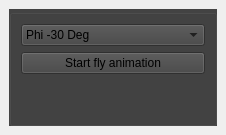
  <widget class="QDockWidget" name="dockFly">
   <property name="windowTitle">
    <string>Fly animation</string>
   </property>
   <attribute name="dockWidgetArea">
    <number>1</number>
   </attribute>
   <widget class="QWidget" name="dockWidgetContents_4">
    <layout class="QVBoxLayout" name="verticalLayout_7">
     <item>
      <widget class="QGroupBox" name="groupBox_4">
       <property name="palette">
        <palette>
         <active>
          <colorrole role="WindowText">
           <brush brushstyle="SolidPattern">
            <color alpha="255">
             <red>255</red>
             <green>255</green>
             <blue>255</blue>
            </color>
           </brush>
          </colorrole>
          <colorrole role="Button">
           <brush brushstyle="SolidPattern">
            <color alpha="255">
             <red>67</red>
             <green>67</green>
             <blue>67</blue>
            </color>
           </brush>
          </colorrole>
          <colorrole role="Light">
           <brush brushstyle="SolidPattern">
            <color alpha="255">
             <red>100</red>
             <green>100</green>
             <blue>100</blue>
            </color>
           </brush>
          </colorrole>
          <colorrole role="Midlight">
           <brush brushstyle="SolidPattern">
            <color alpha="255">
             <red>83</red>
             <green>83</green>
             <blue>83</blue>
            </color>
           </brush>
          </colorrole>
          <colorrole role="Dark">
           <brush brushstyle="SolidPattern">
            <color alpha="255">
             <red>33</red>
             <green>33</green>
             <blue>33</blue>
            </color>
           </brush>
          </colorrole>
          <colorrole role="Mid">
           <brush brushstyle="SolidPattern">
            <color alpha="255">
             <red>44</red>
             <green>44</green>
             <blue>44</blue>
            </color>
           </brush>
          </colorrole>
          <colorrole role="Text">
           <brush brushstyle="SolidPattern">
            <color alpha="255">
             <red>0</red>
             <green>0</green>
             <blue>0</blue>
            </color>
           </brush>
          </colorrole>
          <colorrole role="BrightText">
           <brush brushstyle="SolidPattern">
            <color alpha="255">
             <red>255</red>
             <green>255</green>
             <blue>255</blue>
            </color>
           </brush>
          </colorrole>
          <colorrole role="ButtonText">
           <brush brushstyle="SolidPattern">
            <color alpha="255">
             <red>0</red>
             <green>0</green>
             <blue>0</blue>
            </color>
           </brush>
          </colorrole>
          <colorrole role="Base">
           <brush brushstyle="SolidPattern">
            <color alpha="255">
             <red>255</red>
             <green>255</green>
             <blue>255</blue>
            </color>
           </brush>
          </colorrole>
          <colorrole role="Window">
           <brush brushstyle="SolidPattern">
            <color alpha="255">
             <red>67</red>
             <green>67</green>
             <blue>67</blue>
            </color>
           </brush>
          </colorrole>
          <colorrole role="Shadow">
           <brush brushstyle="SolidPattern">
            <color alpha="255">
             <red>0</red>
             <green>0</green>
             <blue>0</blue>
            </color>
           </brush>
          </colorrole>
          <colorrole role="AlternateBase">
           <brush brushstyle="SolidPattern">
            <color alpha="255">
             <red>33</red>
             <green>33</green>
             <blue>33</blue>
            </color>
           </brush>
          </colorrole>
          <colorrole role="ToolTipBase">
           <brush brushstyle="SolidPattern">
            <color alpha="255">
             <red>255</red>
             <green>255</green>
             <blue>220</blue>
            </color>
           </brush>
          </colorrole>
          <colorrole role="ToolTipText">
           <brush brushstyle="SolidPattern">
            <color alpha="255">
             <red>0</red>
             <green>0</green>
             <blue>0</blue>
            </color>
           </brush>
          </colorrole>
         </active>
         <inactive>
          <colorrole role="WindowText">
           <brush brushstyle="SolidPattern">
            <color alpha="255">
             <red>255</red>
             <green>255</green>
             <blue>255</blue>
            </color>
           </brush>
          </colorrole>
          <colorrole role="Button">
           <brush brushstyle="SolidPattern">
            <color alpha="255">
             <red>67</red>
             <green>67</green>
             <blue>67</blue>
            </color>
           </brush>
          </colorrole>
          <colorrole role="Light">
           <brush brushstyle="SolidPattern">
            <color alpha="255">
             <red>100</red>
             <green>100</green>
             <blue>100</blue>
            </color>
           </brush>
          </colorrole>
          <colorrole role="Midlight">
           <brush brushstyle="SolidPattern">
            <color alpha="255">
             <red>83</red>
             <green>83</green>
             <blue>83</blue>
            </color>
           </brush>
          </colorrole>
          <colorrole role="Dark">
           <brush brushstyle="SolidPattern">
            <color alpha="255">
             <red>33</red>
             <green>33</green>
             <blue>33</blue>
            </color>
           </brush>
          </colorrole>
          <colorrole role="Mid">
           <brush brushstyle="SolidPattern">
            <color alpha="255">
             <red>44</red>
             <green>44</green>
             <blue>44</blue>
            </color>
           </brush>
          </colorrole>
          <colorrole role="Text">
           <brush brushstyle="SolidPattern">
            <color alpha="255">
             <red>0</red>
             <green>0</green>
             <blue>0</blue>
            </color>
           </brush>
          </colorrole>
          <colorrole role="BrightText">
           <brush brushstyle="SolidPattern">
            <color alpha="255">
             <red>255</red>
             <green>255</green>
             <blue>255</blue>
            </color>
           </brush>
          </colorrole>
          <colorrole role="ButtonText">
           <brush brushstyle="SolidPattern">
            <color alpha="255">
             <red>0</red>
             <green>0</green>
             <blue>0</blue>
            </color>
           </brush>
          </colorrole>
          <colorrole role="Base">
           <brush brushstyle="SolidPattern">
            <color alpha="255">
             <red>255</red>
             <green>255</green>
             <blue>255</blue>
            </color>
           </brush>
          </colorrole>
          <colorrole role="Window">
           <brush brushstyle="SolidPattern">
            <color alpha="255">
             <red>67</red>
             <green>67</green>
             <blue>67</blue>
            </color>
           </brush>
          </colorrole>
          <colorrole role="Shadow">
           <brush brushstyle="SolidPattern">
            <color alpha="255">
             <red>0</red>
             <green>0</green>
             <blue>0</blue>
            </color>
           </brush>
          </colorrole>
          <colorrole role="AlternateBase">
           <brush brushstyle="SolidPattern">
            <color alpha="255">
             <red>33</red>
             <green>33</green>
             <blue>33</blue>
            </color>
           </brush>
          </colorrole>
          <colorrole role="ToolTipBase">
           <brush brushstyle="SolidPattern">
            <color alpha="255">
             <red>255</red>
             <green>255</green>
             <blue>220</blue>
            </color>
           </brush>
          </colorrole>
          <colorrole role="ToolTipText">
           <brush brushstyle="SolidPattern">
            <color alpha="255">
             <red>0</red>
             <green>0</green>
             <blue>0</blue>
            </color>
           </brush>
          </colorrole>
         </inactive>
         <disabled>
          <colorrole role="WindowText">
           <brush brushstyle="SolidPattern">
            <color alpha="255">
             <red>33</red>
             <green>33</green>
             <blue>33</blue>
            </color>
           </brush>
          </colorrole>
          <colorrole role="Button">
           <brush brushstyle="SolidPattern">
            <color alpha="255">
             <red>67</red>
             <green>67</green>
             <blue>67</blue>
            </color>
           </brush>
          </colorrole>
          <colorrole role="Light">
           <brush brushstyle="SolidPattern">
            <color alpha="255">
             <red>100</red>
             <green>100</green>
             <blue>100</blue>
            </color>
           </brush>
          </colorrole>
          <colorrole role="Midlight">
           <brush brushstyle="SolidPattern">
            <color alpha="255">
             <red>83</red>
             <green>83</green>
             <blue>83</blue>
            </color>
           </brush>
          </colorrole>
          <colorrole role="Dark">
           <brush brushstyle="SolidPattern">
            <color alpha="255">
             <red>33</red>
             <green>33</green>
             <blue>33</blue>
            </color>
           </brush>
          </colorrole>
          <colorrole role="Mid">
           <brush brushstyle="SolidPattern">
            <color alpha="255">
             <red>44</red>
             <green>44</green>
             <blue>44</blue>
            </color>
           </brush>
          </colorrole>
          <colorrole role="Text">
           <brush brushstyle="SolidPattern">
            <color alpha="255">
             <red>33</red>
             <green>33</green>
             <blue>33</blue>
            </color>
           </brush>
          </colorrole>
          <colorrole role="BrightText">
           <brush brushstyle="SolidPattern">
            <color alpha="255">
             <red>255</red>
             <green>255</green>
             <blue>255</blue>
            </color>
           </brush>
          </colorrole>
          <colorrole role="ButtonText">
           <brush brushstyle="SolidPattern">
            <color alpha="255">
             <red>33</red>
             <green>33</green>
             <blue>33</blue>
            </color>
           </brush>
          </colorrole>
          <colorrole role="Base">
           <brush brushstyle="SolidPattern">
            <color alpha="255">
             <red>67</red>
             <green>67</green>
             <blue>67</blue>
            </color>
           </brush>
          </colorrole>
          <colorrole role="Window">
           <brush brushstyle="SolidPattern">
            <color alpha="255">
             <red>67</red>
             <green>67</green>
             <blue>67</blue>
            </color>
           </brush>
          </colorrole>
          <colorrole role="Shadow">
           <brush brushstyle="SolidPattern">
            <color alpha="255">
             <red>0</red>
             <green>0</green>
             <blue>0</blue>
            </color>
           </brush>
          </colorrole>
          <colorrole role="AlternateBase">
           <brush brushstyle="SolidPattern">
            <color alpha="255">
             <red>67</red>
             <green>67</green>
             <blue>67</blue>
            </color>
           </brush>
          </colorrole>
          <colorrole role="ToolTipBase">
           <brush brushstyle="SolidPattern">
            <color alpha="255">
             <red>255</red>
             <green>255</green>
             <blue>220</blue>
            </color>
           </brush>
          </colorrole>
          <colorrole role="ToolTipText">
           <brush brushstyle="SolidPattern">
            <color alpha="255">
             <red>0</red>
             <green>0</green>
             <blue>0</blue>
            </color>
           </brush>
          </colorrole>
         </disabled>
        </palette>
       </property>
       <property name="autoFillBackground">
        <bool>true</bool>
       </property>
       <property name="title">
        <string/>
       </property>
       <layout class="QVBoxLayout" name="verticalLayout_9">
        <item>
         <widget class="QComboBox" name="flyBox">
          <item>
           <property name="text">
            <string>Phi -30 Deg</string>
           </property>
          </item>
          <item>
           <property name="text">
            <string>Phi 30 Deg</string>
           </property>
          </item>
          <item>
           <property name="text">
            <string>Theta -30 Deg</string>
           </property>
          </item>
          <item>
           <property name="text">
            <string>Theta 30 Deg</string>
           </property>
          </item>
          <item>
           <property name="text">
            <string>Theta 20 Deg Yaw 200 Deg</string>
           </property>
          </item>
          <item>
           <property name="text">
            <string>Theta 20 Deg Yaw -200 Deg</string>
           </property>
          </item>
          <item>
           <property name="text">
            <string>Turn Around</string>
           </property>
          </item>
          <item>
           <property name="text">
            <string>Turn Around, Go Down</string>
           </property>
          </item>
          <item>
           <property name="text">
            <string>Yaw Shake</string>
           </property>
          </item>
          <item>
           <property name="text">
            <string>Yaw Dance</string>
           </property>
          </item>
          <item>
           <property name="text">
            <string>Phi Dance</string>
           </property>
          </item>
          <item>
           <property name="text">
            <string>Theta Dance</string>
           </property>
          </item>
          <item>
           <property name="text">
            <string>VZ Dance</string>
           </property>
          </item>
          <item>
           <property name="text">
            <string>Wave</string>
           </property>
          </item>
          <item>
           <property name="text">
            <string>Phi Theta Mixed</string>
           </property>
          </item>
          <item>
           <property name="text">
            <string>Double Phi Theta Mixed</string>
           </property>
          </item>
          <item>
           <property name="text">
            <string>Flip Ahead</string>
           </property>
          </item>
          <item>
           <property name="text">
            <string>Flip Behind</string>
           </property>
          </item>
          <item>
           <property name="text">
            <string>Flip Left</string>
           </property>
          </item>
          <item>
           <property name="text">
            <string>Flip Right</string>
           </property>
          </item>
          <item>
           <property name="text">
            <string>Mayday</string>
           </property>
          </item>
         </widget>
        </item>
        <item>
         <widget class="QPushButton" name="flyValid">
          <property name="text">
           <string>Start fly animation</string>
          </property>
         </widget>
        </item>
        <item>
         <spacer name="verticalSpacer_2">
          <property name="orientation">
           <enum>Qt::Vertical</enum>
          </property>
          <property name="sizeHint" stdset="0">
           <size>
            <width>20</width>
            <height>40</height>
           </size>
          </property>
         </spacer>
        </item>
       </layout>
      </widget>
     </item>
    </layout>
   </widget>
  </widget>
